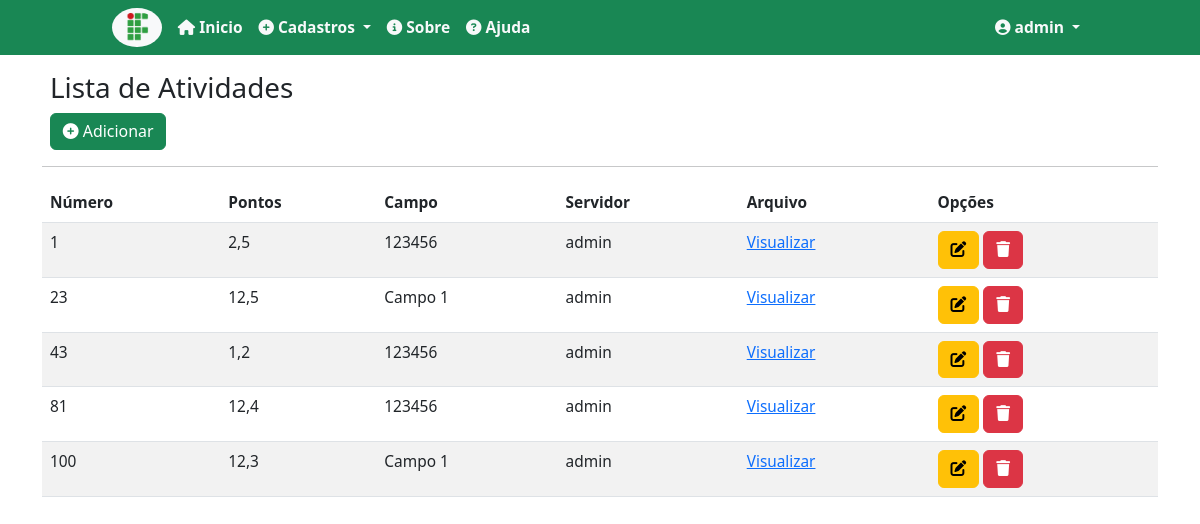
Page /atividades/ (signed in) on the earlier database version.
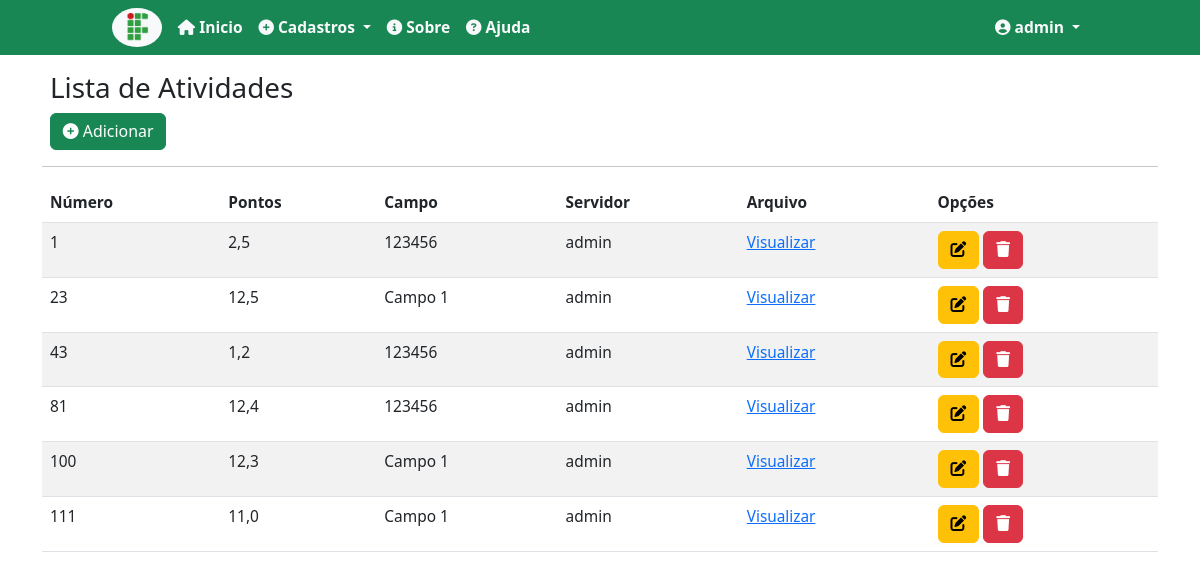
Same page on the later database version.
### records/models.py (models this page shows, shortened)
class Activity(models.Model):
    number = models.IntegerField(verbose_name="Número", unique=True)
    points = models.DecimalField(verbose_name="Pontos", decimal_places=1, max_digits=4)
    details = models.CharField(max_length=100, verbose_name="Detalhes")
    description = models.CharField(max_length=150, verbose_name='Descrição')
    field = models.ForeignKey(Field, on_delete= models.PROTECT, verbose_name='Campo')
    file = models.FileField(upload_to='pdf/', verbose_name="Arquivo")
    user = models.ForeignKey(User, on_delete=models.PROTECT, verbose_name="Usuário")
    class Meta:
        verbose_name = 'Atividade'
        ordering = ['number']

class Field(models.Model):
    name = models.CharField(max_length=50, verbose_name='Nome')
    description = models.CharField(max_length=150, verbose_name='Descrição')
    class Meta:
        verbose_name = 'Campo'
        ordering = ['name']

### records/views.py (the view)
# urls.py: path('atividades/', ActivityList.as_view(), name='list-activity'),
class ActivityList(LoginRequiredMixin, ListView):
    login_url = reverse_lazy('login')
    model = Activity
    template_name = 'records/lists/activity.html'
    def get_queryset(self):
        self.object_list = Activity.objects.filter(user = self.request.user)
        return self.object_list

### records/templates/records/lists/activity.html (shortened to what this page needs)
{% extends 'pages/base.html' %}
{% load static %}
{% block content %}
    <div class="m-2">
        <h3>Lista de Atividades</h3>
        <a class="btn btn-success" href="{% url 'add-activity'%}"><i class="fa-solid fa-circle-plus"></i> Adicionar</a>
    </div>
    <hr>
    <div class="table-responsive">
        <table class="table table-striped" id="table-list">
            <thead>
                <th>
                    Número
                </th>
                <th>
                    Pontos
                </th>
                <th>
                    Campo
                </th>
                <th>
                    Servidor
                </th>
                <th>
                    Arquivo
                </th>
                <th>
                    Opções
                </th>
            </thead>
            <tbody>
            {% for activity in object_list %}
                <tr>
                    <td>
                         {{activity.number}}
                    </td>
                    <td>
                         {{ activity.points}}
                    </td>
                    <td>
                         {{ activity.field.name }}
                    </td>
                    <td>
                     {{ activity.user }}
                     </td>
                     <td>
                        <a href=" {{ activity.file.url }}">  Visualizar </a>
                     </td>
                    <td>
                         <a href="{% url 'edit-activity' activity.pk %}" class="btn btn-warning"> <i class="fa-solid fa-pen-to-square"></i></a>
                         <a href="{% url 'delete-activity' activity.pk %}" class="btn btn-danger"> <i class="fa-solid fa-trash"></i> </a>
                    </td>
                 </tr>
                 {% endfor %}
            </tbody>
        </table>
    </div>
{% endblock%}

Differences in the rows shown:
added Activity: number "111", points "11,0", field.name "Campo 1", user "admin"
